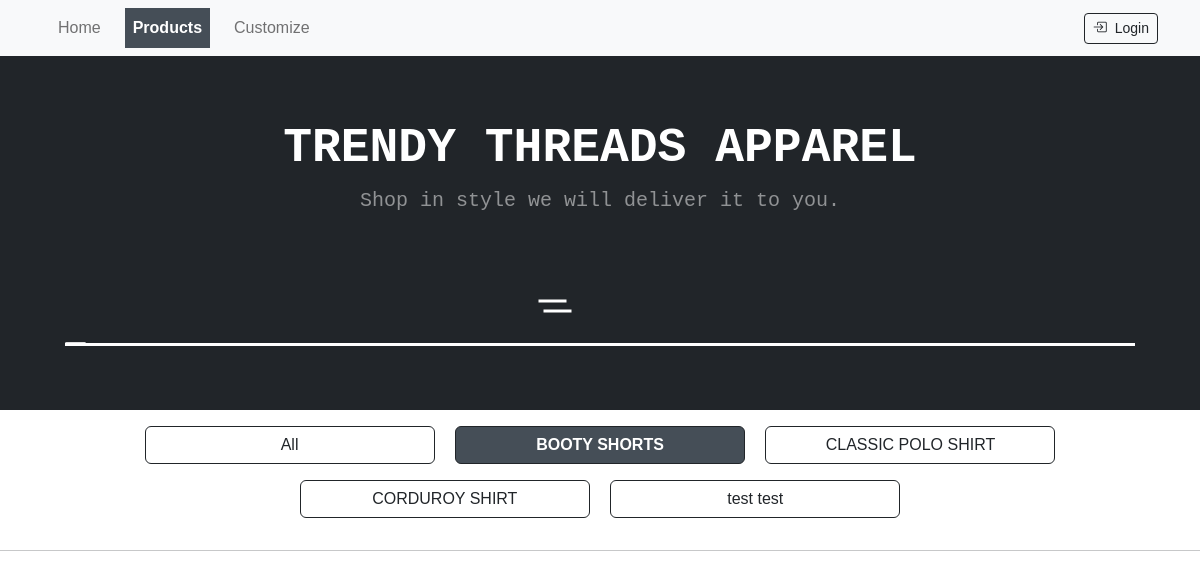
/browse-products.php?category_id=6, run on an earlier commit of the app's database.
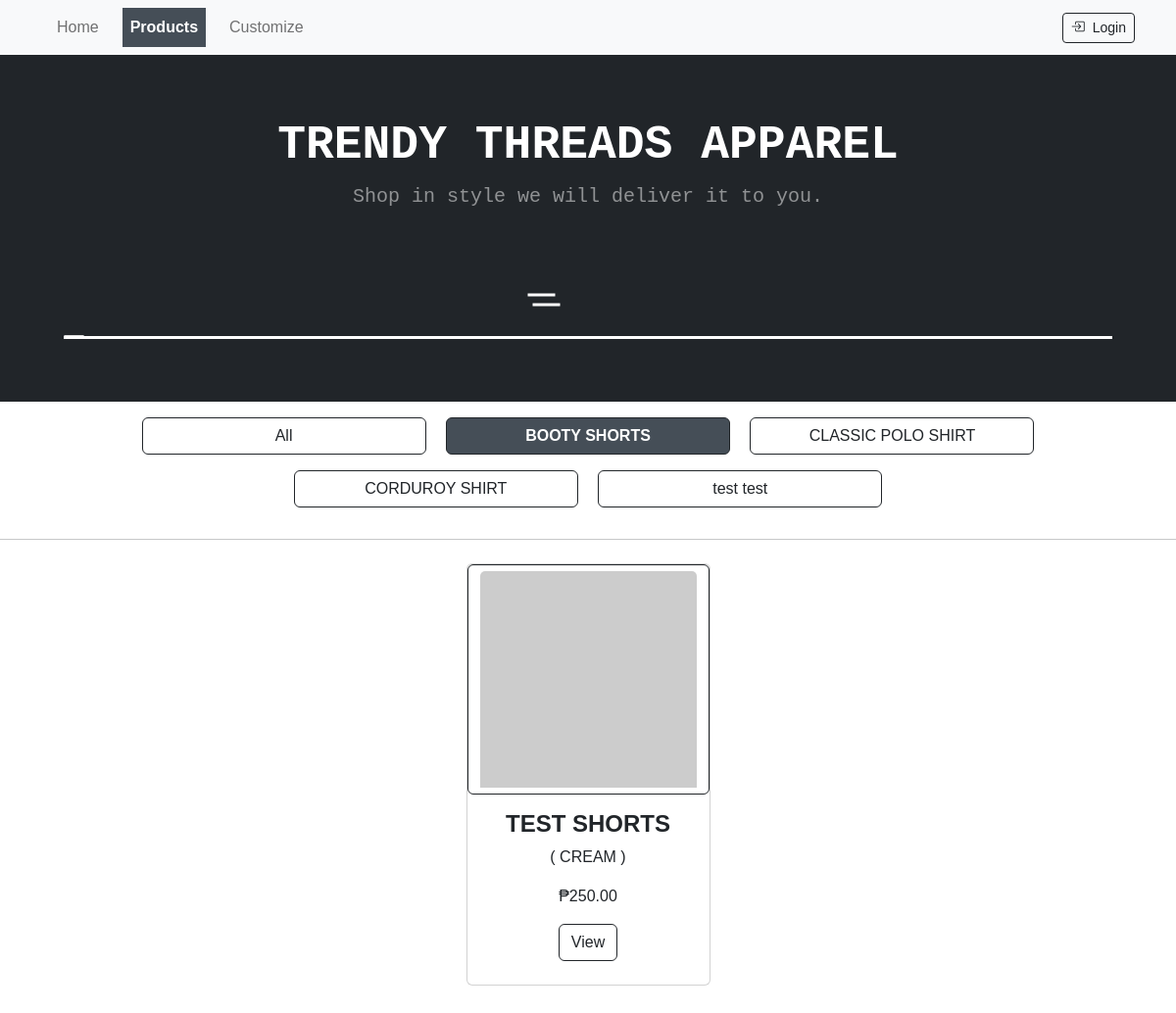
And on a later commit of the database.
### tables this page shows
CREATE TABLE `categories` (
  `id` int NOT NULL,
  `name` varchar(255) NOT NULL,
  `description` varchar(255) NOT NULL,
  `created_at` datetime DEFAULT NULL,
  `updated_at` datetime DEFAULT NULL,
  `deleted_at` datetime DEFAULT NULL,
  `created_by` int DEFAULT NULL
);

CREATE TABLE `products` (
  `id` int NOT NULL,
  `category_id` int DEFAULT NULL,
  `name` varchar(255) DEFAULT NULL,
  `description` text,
  `price` int DEFAULT NULL,
  `color` varchar(11) DEFAULT NULL,
  `created_at` varchar(191) DEFAULT NULL,
  `updated_at` varchar(191) DEFAULT NULL,
  `deleted_at` varchar(191) DEFAULT NULL,
  `created_by` int DEFAULT NULL
);

CREATE TABLE `product_colors` (
  `id` int NOT NULL,
  `product_id` int DEFAULT NULL,
  `name` varchar(255) DEFAULT NULL,
  `code` text,
  `stock_qty` int NOT NULL DEFAULT '0',
  `image` text,
  `created_at` varchar(191) DEFAULT NULL,
  `updated_at` varchar(191) DEFAULT NULL,
  `deleted_at` varchar(191) DEFAULT NULL,
  `created_by` int NOT NULL,
  `updated_by` int NOT NULL
);

### models/Model.php (called while the page is built, shortened)
<?php
class Model
{
    protected $host = "";
    protected $database = "";
    protected $username = "";
    protected $password = "";
    protected $pdo;
    protected $stmt;
    public function __construct(){
        $dotenv = Dotenv\Dotenv::createImmutable(__DIR__);
        $this->host =  $_ENV['DB_HOST'];
        if($_ENV['APP_ENV'] == 'dev'){
            $this->database =  $_ENV['DEV_DB_DATABASE'];
            $this->username =  $_ENV['DEV_DB_USERNAME'];
            $this->password =  $_ENV['DEV_DB_PASSWORD'];
        }else{
            $this->database =  $_ENV['DB_DATABASE'];
            $this->username =  $_ENV['DB_USERNAME'];
            $this->password =  $_ENV['DB_PASSWORD'];
        }
    }
    public function connect(){
        try {
            $this->pdo = new PDO("mysql:host={$this->host};dbname={$this->database};charset=utf8","{$this->username}","{$this->password}");
            $this->pdo->setAttribute(PDO::ATTR_ERRMODE, PDO::ERRMODE_EXCEPTION);
            $this->pdo->setAttribute(PDO::ATTR_DEFAULT_FETCH_MODE, PDO::FETCH_ASSOC);
        } catch (PDOException $e) {
            echo $e->getMessage();
            throw $e->getMessage();
        }
    }
    public function setQuery($qry){
        $this->qry = $qry;
        $this->stmt = $this->pdo->query($this->qry);
        return $this;
    }
    public function getAll(){
        try {
            return $this->stmt->fetchAll();
        } catch (PDOException $e) {
            return $e->getMessage();
        }
    }
}

### models/Category.php (called while the page is built, shortened)
<?php
Class Category extends Model {
    public static function getCategories(){
        $instance = new self;
        $categories = $instance->setQuery("
            SELECT *  FROM `categories`
            WHERE `deleted_at` IS NULL
            ORDER BY `created_at` DESC;
        ")->getAll();
        return $categories;
    }
}

### models/Product.php (called while the page is built, shortened)
<?php
Class Product extends Model {
    public static function getDisplayProducts($category_id = null){
        $qry = '';
        if($category_id){
            $qry = "SELECT
                        P.*,
                        C.name AS category_name,
                        PC.stock_qty,
                        PC.name as color_name,
                        PC.image,
                        PC.id as color_id
                    FROM products AS P
                    LEFT JOIN categories AS C
                        ON P.category_id = C.id
                    LEFT JOIN product_colors AS PC
                        ON P.id = PC.product_id
                    WHERE P.deleted_at IS NULL
                    AND PC.deleted_at IS NULL
                    AND C.id = $category_id
                    ORDER BY P.name;
                    ";
        }
        $instance = new self;
        $categories = $instance->setQuery( $qry )->getAll();
        return $categories;
    }
}

### browse-products.php (the view, shortened to what the changed rows need)
<?php
    include_once("./includes/header.php");
    $category = new Category;
    $categories = $category->getCategories();
?>
    <header class="bg-dark py-5" >
        <div class="container px-2 px-lg-3 my-3">
            <div class="text-center text-white" style="border: white">
                <h1 class="display-5 fw-bolder" style="font-family: Courier New, sans-serif;">TRENDY THREADS APPAREL</h1>
            </div>
        </div>
    </header>
    <section class="py-2" id="categories-wrapper">
        <div class="container text-center">
            <div class="btn-group" role="group" aria-label="Category Buttons">
                <?php
                    usort($categories, 'sortByName');
                    usort($categories, "sortCategories");
                    foreach ($categories as $key => $category): ?>
                        <a href="browse-products.php?category_id=<?=$category['id']?>">
                            <button style="width: 290px !important;" type="button" class="mx-2 my-2 btn btn-outline-dark" id="<?php echo $category['id']; ?>">
                                <?php echo $category['name']; ?>
                            </button>
                        </a>
                    <?php endforeach; ?>
            </div>
        </div>
    </section>
    <section class="py-2">
        <div class="container px-2 px-lg-5">
            <div class="row gx-2 gx-lg-3 justify-content-center">
                <div class="col-md-12">
                    <div class="row gx-2 gx-lg-3 row-cols-2 row-cols-md-4 justify-content-center" id="productContainer">
                        <?php include_once("./includes/display-browse-products.php"); ?>
                    </div>
                </div>
            </div>
        </div>
    </section>
    <?php include_once("./includes/footer.php"); ?>

### includes/display-browse-products.php (shortened to what the changed rows need)
<?php
    $product = new Product;
    $products = $product->getDisplayProducts($_GET['category_id'] ?? null);
    $initialDisplayCount = 4;
    $productCount = 0;
    foreach ($products as $product) {
        $isHidden = $productCount >= $initialDisplayCount ? 'style="display: none;"' : '';
        echo '<div class="col mb-5 product-item" data-category="' . $product['category_id'] . '" ' . $isHidden . '>';
        addItemInProductList(
            $product['name'],
            $product['price'],
            $product['id'],
            $product['color_name'],
            $product['image'],
            $product['color_id'] ? $product['color_id'] : 0,
            $product['category_id'],
            $product['category_name']
        );
        echo '</div>';
        $productCount++;
    }
    function addItemInProductList($name, $price, $id, $color_name, $image, $color_id, $category_id, $category_name) {
        $img_link = getImageLink($image);
        echo '
            <div class="card h-100">
                <a class="btn btn-outline-dark mt-auto" href="./view-products.php?id='.$id.'&color_id='.$color_id.'">
                    <img class="card-img-top product-item-img" src="'. $img_link .'" alt="..." />
                </a>
                <div class="card-body p-3">
                    <div class="text-center">
                        <h4 class="fw-bolder">'. $name .'</h4>
                        <p class=""> ( '. $color_name .' ) </p>
                        ₱'. $price .'.00
                    </div>
                </div>
                <div class="card-footer p-4 pt-0 border-top-0 bg-transparent">
                    <div class="text-center">
                        <a class="btn btn-outline-dark mt-auto" href="./view-products.php?id='.$id.'&color_id='.$color_id.'">View</a>
                    </div>
                </div>
            </div>
        ';
    }
?>

What changed in the data, as far as the page shows it:
added products: name "TEST SHORTS", product_colors.name "CREAM", price "250"
